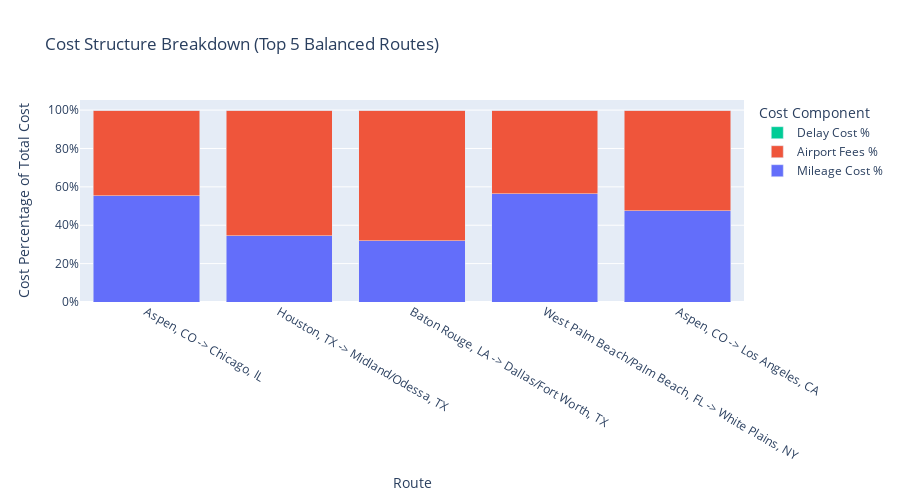

Notebook cell for this chart:
### Code cell
import plotly.graph_objects as go

# Prepare the figure
fig = go.Figure()

# Add stacked bars
fig.add_trace(go.Bar(
    x=top_balanced['ROUTE_NAME_CITY'],
    y=top_balanced['MILEAGE_COST_PCT'],
    name='Mileage Cost %'
))

fig.add_trace(go.Bar(
    x=top_balanced['ROUTE_NAME_CITY'],
    y=top_balanced['AIRPORT_FEES_PCT'],
    name='Airport Fees %'
))

fig.add_trace(go.Bar(
    x=top_balanced['ROUTE_NAME_CITY'],
    y=top_balanced['DELAY_COST_PCT'],
    name='Delay Cost %'
))

# Customize layout
fig.update_layout(
    barmode='stack',
    title='Cost Structure Breakdown (Top 5 Balanced Routes)',
    xaxis_title='Route',
    yaxis_title='Cost Percentage of Total Cost',
    yaxis_tickformat='.0%',
    legend_title='Cost Component',
    height=500
)

fig.show()

### Figure 1 — Plotly figure (JSON) as saved in the notebook; plotly's stock layout.template omitted (floating-point values rounded to 4 significant figures)
{"data": [{"name": "Mileage Cost %", "type": "bar", "x": ["Aspen, CO -> Chicago, IL", "Houston, TX -> Midland/Odessa, TX", "Baton Rouge, LA -> Dallas/Fort Worth, TX", "West Palm Beach/Palm Beach, FL -> White Plains, NY", "Aspen, CO -> Los Angeles, CA"], "y": [0.5536, 0.3443, 0.3192, 0.5638, 0.4743]}, {"name": "Airport Fees %", "type": "bar", "x": ["Aspen, CO -> Chicago, IL", "Houston, TX -> Midland/Odessa, TX", "Baton Rouge, LA -> Dallas/Fort Worth, TX", "West Palm Beach/Palm Beach, FL -> White Plains, NY", "Aspen, CO -> Los Angeles, CA"], "y": [0.4464, 0.6557, 0.6808, 0.4362, 0.5257]}, {"name": "Delay Cost %", "type": "bar", "x": ["Aspen, CO -> Chicago, IL", "Houston, TX -> Midland/Odessa, TX", "Baton Rouge, LA -> Dallas/Fort Worth, TX", "West Palm Beach/Palm Beach, FL -> White Plains, NY", "Aspen, CO -> Los Angeles, CA"], "y": [0, 0, 0, 0, 0]}], "layout": {"barmode": "stack", "height": 500, "legend": {"title": {"text": "Cost Component"}}, "title": {"text": "Cost Structure Breakdown (Top 5 Balanced Routes)"}, "xaxis": {"title": {"text": "Route"}}, "yaxis": {"tickformat": ".0%", "title": {"text": "Cost Percentage of Total Cost"}}}}
